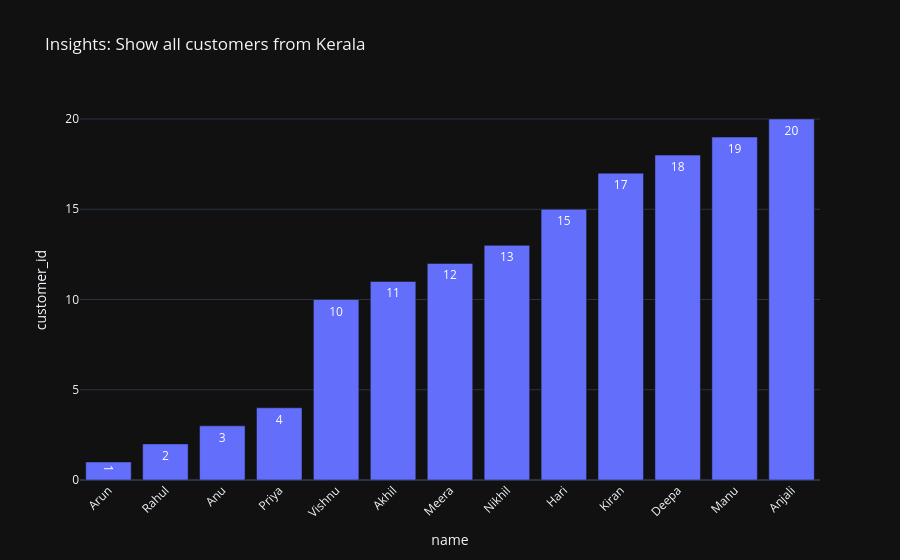

The notebook cell this image was saved under:
### Code cell
auto_visualize(result, query)

### Figure 1 — Plotly figure (JSON) as saved in the notebook; plotly's stock layout.template omitted (floating-point values rounded to 4 significant figures)
{"data": [{"hovertemplate": "name=%{x}<br>customer_id=%{y}<extra></extra>", "legendgroup": "", "marker": {"color": "#636efa", "pattern": {"shape": ""}}, "name": "", "orientation": "v", "showlegend": false, "textposition": "auto", "texttemplate": "%{y}", "type": "bar", "x": ["Arun", "Rahul", "Anu", "Priya", "Vishnu", "Akhil", "Meera", "Nikhil", "Hari", "Kiran", "Deepa", "Manu", "Anjali"], "xaxis": "x", "y": [1, 2, 3, 4, 10, 11, 12, 13, 15, 17, 18, 19, 20], "yaxis": "y"}], "layout": {"barmode": "relative", "legend": {"tracegroupgap": 0}, "title": {"text": "Insights: Show all customers from Kerala"}, "xaxis": {"anchor": "y", "domain": [0, 1], "tickangle": -45, "title": {"text": "name"}}, "yaxis": {"anchor": "x", "domain": [0, 1], "title": {"text": "customer_id"}}}}
